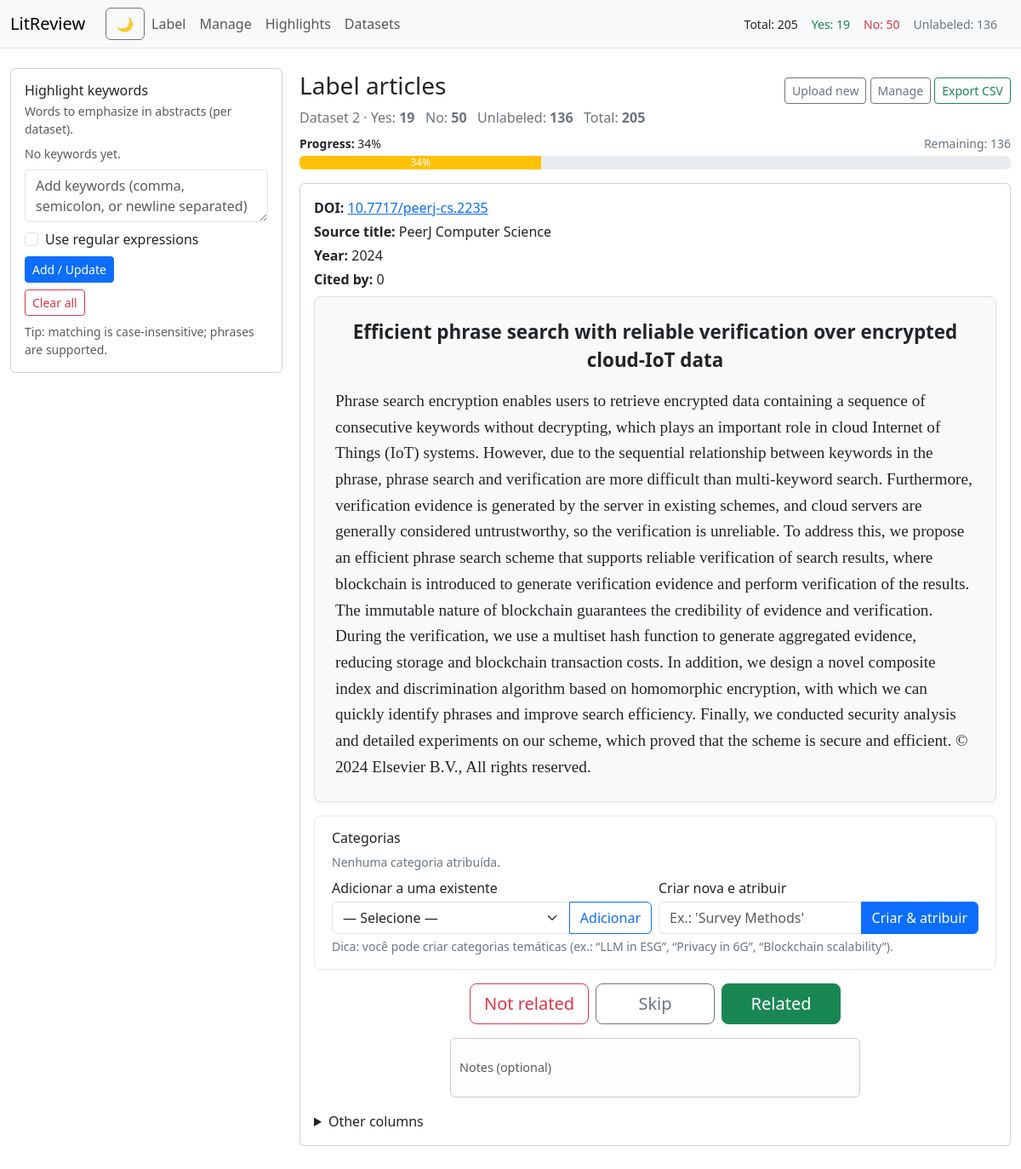
The app's page /label/2 with its own data.
### app.py (models this page shows)
class Article(db.Model):
    __tablename__ = "articles"
    id = db.Column(db.Integer, primary_key=True)
    dataset_id = db.Column(
        db.Integer, db.ForeignKey("datasets.id"), index=True, nullable=False
    )
    title = db.Column(db.Text, nullable=True)
    year = db.Column(db.String(32), nullable=True)
    abstract = db.Column(db.Text, nullable=True)
    extra_json = db.Column(db.JSON, nullable=True)
    label = db.Column(db.String(8), nullable=True)  # 'yes'|'no'|None
    notes = db.Column(db.Text, nullable=True)
    created_at = db.Column(db.DateTime, default=dt.datetime.utcnow)

### app.py (the view)
@app.route("/label/<int:dataset_id>")
def label_next(dataset_id):
    skip_id = request.args.get("skip_id", type=int)
    base_q = Article.query.filter_by(dataset_id=dataset_id, label=None).order_by(
        Article.id.asc()
    )
    if skip_id:
        a = base_q.filter(Article.id > skip_id).first() or base_q.first()
    else:
        a = base_q.first()
    total, yes, no, unlabeled = counts(dataset_id)
    doi = extract_doi(a.extra_json) if a else None
    source_title = extract_source_title(a.extra_json) if a else None
    cited_by = extract_cited_by(a.extra_json) if a else None
    pct_done = int(round(((yes + no) / total) * 100)) if total else 0
    return render_template(
        "label.html",
        article=a,
        dataset_id=dataset_id,
        total=total,
        yes=yes,
        no=no,
        unlabeled=unlabeled,
        doi=doi,
        source_title=source_title,
        cited_by=cited_by,
        pct_done=pct_done,
        categories=Category.query.order_by(Category.name.asc()).all(),
    )

### app.py (called while the page is built)
def get_active_dataset_id() -> Optional[int]:
    dsid = session.get("dataset_id")
    if dsid is None:
        ds = Dataset.query.order_by(Dataset.id.desc()).first()
        return ds.id if ds else None
    return dsid

def counts(dataset_id: int):
    total = (
        db.session.query(func.count(Article.id))
        .filter_by(dataset_id=dataset_id)
        .scalar()
        or 0
    )
    yes = (
        db.session.query(func.count(Article.id))
        .filter_by(dataset_id=dataset_id, label="yes")
        .scalar()
        or 0
    )
    no = (
        db.session.query(func.count(Article.id))
        .filter_by(dataset_id=dataset_id, label="no")
        .scalar()
        or 0
    )
    unlabeled = total - yes - no
    return total, yes, no, unlabeled

def _get_by_keys(extras: Optional[Dict], keys_like: List[str]) -> Optional[str]:
    if not extras:
        return None
    for k, v in extras.items():
        lk = str(k).lower()
        if any(s in lk for s in keys_like):
            s = str(v or "").strip()
            return s or None
    return None

def extract_doi(extras: Optional[Dict]) -> Optional[str]:
    if not extras:
        return None
    for k, v in extras.items():
        if "doi" in str(k).lower():
            s = str(v or "").strip()
            if not s:
                continue
            s = s.replace("https://doi.org/", "").replace("http://doi.org/", "")
            s = s.replace("DOI:", "").replace("doi:", "").strip()
            return s or None
    return None

def extract_source_title(extras: Optional[Dict]) -> Optional[str]:
    return _get_by_keys(
        extras,
        keys_like=[
            "source title",
            "journal",
            "conference",
            "booktitle",
            "publication title",
            "venue",
            "source",
        ],
    )

def extract_cited_by(extras: Optional[Dict]) -> Optional[int]:
    raw = _get_by_keys(
        extras, keys_like=["cited by", "citations", "times cited", "times-cited"]
    )
    if not raw:
        return None
    m = re.search(r"\d+", raw.replace(",", ""))
    return int(m.group(0)) if m else None

def _terms_for_dataset(dsid: Optional[int]) -> List[str]:
    if not dsid:
        return []
    dct = session.get("highlight_terms", {})
    return dct.get(str(dsid), [])

def _regex_flag_for_dataset(dsid: Optional[int]) -> bool:
    if not dsid:
        return False
    dct = session.get("highlight_regex_flags", {})
    return bool(dct.get(str(dsid), False))

### templates/label.html (shortened to what this page needs)
{% extends "base.html" %}
{% block content %}
<div class="d-flex justify-content-between align-items-baseline">
  <h3>Label articles</h3>
  <div>
    <a class="btn btn-outline-secondary btn-sm" href="{{ url_for('upload') }}">Upload new</a>
    <a class="btn btn-outline-secondary btn-sm" href="{{ url_for('manage', dataset_id=dataset_id) }}">Manage</a>
    <a class="btn btn-outline-success btn-sm" href="{{ url_for('export', dataset_id=dataset_id) }}">Export CSV</a>
  </div>
</div>
<div class="mb-2 muted">
  Dataset {{ dataset_id }} &middot;
  Yes: <b>{{ yes }}</b> &nbsp;
  No: <b>{{ no }}</b> &nbsp;
  Unlabeled: <b>{{ unlabeled }}</b> &nbsp;
  Total: <b>{{ total }}</b>
</div>
{% if total and total > 0 %}
<div class="mb-3">
  <div class="d-flex justify-content-between small mb-1">
    <div><strong>Progress:</strong> {{ pct_done }}%</div>
    <div><span class="muted">Remaining: {{ unlabeled }}</span></div>
  </div>
  <div class="progress" role="progressbar" aria-valuenow="{{ pct_done }}" aria-valuemin="0" aria-valuemax="100">
    <div
      class="progress-bar {% if pct_done >= 100 %}bg-success{% elif pct_done >= 60 %}bg-info{% elif pct_done >= 30 %}bg-warning{% else %}bg-secondary{% endif %}"
      style="width: {{ pct_done|default(0)|int }}%;">
      {{ pct_done|default(0)|int }}%
    </div>
  </div>
</div>
{% endif %}
{% if article %}
<div class="card mb-3">
  <div class="card-body">
    {% if doi %}
    <div class="mb-1">
      <strong>DOI:</strong>
      <a href="https://doi.org/{{ doi }}" target="_blank" rel="noopener">{{ doi }}</a>
    </div>
    {% endif %}
    {% if source_title %}
    <div class="mb-1"><strong>Source title:</strong> {{ source_title }}</div>
    {% endif %}
    {% if article.year %}
    <div class="mb-1"><strong>Year:</strong> {{ article.year }}</div>
    {% endif %}
    {% if cited_by is not none %}
    <div class="mb-2"><strong>Cited by:</strong> {{ cited_by }}</div>
    {% endif %}
    <div class="abstract-box">
      <div class="abstract-title">{{ article.title or '[No title]' }}</div>
      <pre>{{ (article.abstract or '[No abstract]') | hilite(highlight_terms, highlight_is_regex) | safe }}</pre>
    </div>
    <div class="category-box">
      <div class="d-flex justify-content-between align-items-center flex-wrap gap-2 mb-2">
        <h6 class="mb-0">Categorias</h6>
      </div>
      <div class="mb-2">
        {% if article.categories and article.categories|length > 0 %}
        {% for c in article.categories %}
        <span class="category-chip">
          {{ c.name }}
          <form method="post" action="{{ url_for('remove_category', article_id=article.id, category_id=c.id) }}">
            <button class="btn btn-sm btn-outline-danger py-0 px-2">x</button>
          </form>
        </span>
        {% endfor %}
        {% else %}
        <div class="muted small">Nenhuma categoria atribuída.</div>
        {% endif %}
      </div>
      <div class="category-controls">
        <form method="post" action="{{ url_for('categorize', article_id=article.id) }}" class="row g-2">
          <div class="col-12 col-md-6">
            <label class="form-label">Adicionar a uma existente</label>
            <div class="input-group">
              <select class="form-select" name="category_id">
                <option value="">— Selecione —</option>
              </select>
              <button class="btn btn-outline-primary" name="action" value="assign" type="submit">Adicionar</button>
            </div>
          </div>
          <div class="col-12 col-md-6">
            <label class="form-label">Criar nova e atribuir</label>
            <div class="input-group">
              <input class="form-control" type="text" name="new_category" placeholder="Ex.: 'Survey Methods'">
              <button class="btn btn-primary" name="action" value="create_assign" type="submit">Criar &
                atribuir</button>
            </div>
          </div>
        </form>
        <small class="muted d-block mt-1">Dica: você pode criar categorias temáticas (ex.: “LLM in ESG”, “Privacy in
          6G”, “Blockchain scalability”).</small>
      </div>
    </div>
    <div class="label-actions text-center">
      <form method="post" action="{{ url_for('label_submit', article_id=article.id) }}"
        class="d-flex flex-column align-items-center gap-3">
        <div class="d-flex flex-wrap justify-content-center actions-group">
          <button name="decision" value="no" class="btn btn-outline-danger btn-lg">Not related</button>
          <button name="decision" value="skip" class="btn btn-outline-secondary btn-lg">Skip</button>
          <button name="decision" value="yes" class="btn btn-success btn-lg">Related</button>
        </div>
        <input class="form-control form-control-sm notes-input" name="notes" placeholder="Notes (optional)">
      </form>
    </div>
    {% if article.extra_json %}
    <details class="mt-3">
      <summary>Other columns</summary>
    </details>
    {% endif %}
  </div>
</div>
{% else %}
<div class="alert alert-success">
  All items in this dataset are labeled. Use <b>Review</b> to inspect or relabel, or <b>Upload</b> to start a new set.
</div>
{% endif %}
{% endblock %}

### templates/base.html (style rules this page uses)
:root { --max-abs-ch: 98ch; }
body { padding-top: 4.25rem; }
.abstract-box pre { white-space: pre-wrap; font-family: "Georgia", serif; margin: 0; font-size: 1.2rem; line-height: 1.6; max-width: var(--max-abs-ch); margin-left: auto; margin-right: auto; }
.abstract-box { background:#f9f9f9; border:1px solid #ddd; border-radius:8px; padding:1rem 1.5rem; box-shadow:0 2px 6px rgba(0,0,0,.05); }
.muted { color:#6c757d; }
.notes-input { min-height: 3.25rem; resize: vertical; }

### templates/label.html (style rules this page uses)
.label-actions { margin-top: 1rem; }
.label-actions .btn { min-width: 140px; }
.label-actions .actions-group { gap: .5rem; }
.label-actions .notes-input { width: clamp(260px, 60%, 520px); }
.abstract-box { background: #f9f9f9; border: 1px solid #ddd; border-radius: 8px; padding: 1.5rem; box-shadow: 0 2px 6px rgba(0, 0, 0, 0.05); text-align: center; }
.abstract-title { font-weight: bold; font-size: 1.4rem; margin-bottom: 1rem; }
.abstract-box pre { white-space: pre-wrap; font-family: "Georgia", serif; margin: 0 auto; font-size: 1.2rem; line-height: 1.6; max-width: 98ch; text-align: left; }
.category-box { margin-top: 1rem; padding: 1rem 1.25rem; border: 1px solid #e5e7eb; border-radius: 8px; }
.category-controls .form-label { margin-bottom: .25rem; }
.notes-input { height: 70px; font-size: 1rem; padding: 0.45rem 0.6rem; border-radius: 6px; border: 1px solid #ccc; font-size: 0.9rem; padding: 0.35rem 0.6rem; transition: all 0.2s ease-in-out; background-color: #fdfdfd; }

### records on screen
Article: year "2024", title "Efficient phrase search with reliable verification over encrypted cloud-IoT data", abstract "Phrase search encryption enables users to retrieve encrypted data containing a sequence of consecutive keywords without decrypting, which plays an important role in cloud Internet of Things (IoT) systems. However, due to the sequential relationship between keywords in the phrase, phrase search and verification are more difficult than multi-keyword search. Furthermore, verification evidence is generated by the server in existing schemes, and cloud servers are generally considered untrustworthy, so the verification is unreliable. To address this, we propose an efficient phrase search scheme that supports reliable verification of search results, where blockchain is introduced to generate…"

### other values on screen
{{ nav_counts.total }} "205"
{{ nav_counts.yes }} "19"
{{ nav_counts.no }} "50"
{{ nav_counts.unlabeled }} "136"
{{ dataset_id }} "2"
{{ yes }} "19"
{{ no }} "50"
{{ unlabeled }} "136"
{{ total }} "205"
{{ pct_done }} "34"
{{ pct_done|default(0)|int }} "34"
{{ doi }} "10.7717/peerj-cs.2235"
{{ source_title }} "PeerJ Computer Science"
{{ cited_by }} "0"
